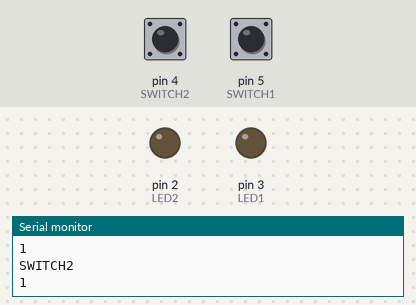
Simulated run of this sketch. Board: Arduino Uno, built with avr-gcc and run on an emulated ATmega328P. On the bench: output pins drawn as LEDs (lit = HIGH), the last lines printed to the serial monitor. Dashed ring = blinking. Inputs (shaded band) come from the test bench; at power-on: pin 5 (SWITCH1) HIGH, pin 4 (SWITCH2) HIGH.

Above: at 1.2 s.
1.3 s: pin 5 (SWITCH1) pulled LOW for 1 s
At 3.6 s:
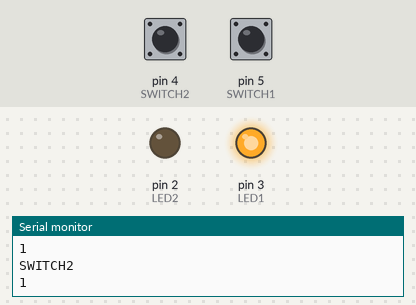
4.3 s: pin 5 (SWITCH1) pulled LOW for 0.15 s
At 4.41 s:
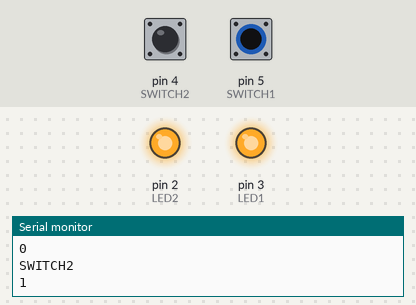
6.0 s: pin 5 (SWITCH1) pulled LOW for 3.2 s
At 6.47 s:
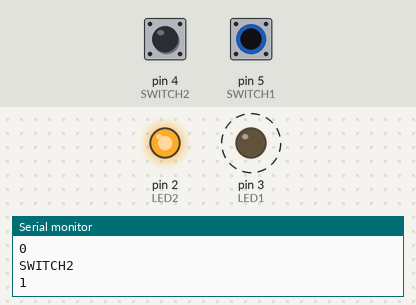
Timing chart, 0 to 10.7 s (numbered marks = the images above; inputs shaded):
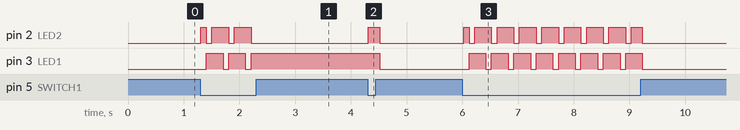

Measured:
- after the input at 1.3 s, pin 2 (LED2): LOW → HIGH at once, then repeats every 0.40 s: LOW 0.10 s, HIGH 0.30 s, until it stays LOW from 2.2 s; pin 3 (LED1): alternates HIGH for 0.30 s and LOW for 0.10 s, 5 changes in all, then stays HIGH, starting after 0.11 s
- after the input at 4.3 s, pin 2 (LED2): LOW → HIGH at once, → LOW 0.20 s later; pin 3 (LED1): HIGH → LOW after 0.22 s
- after the input at 6.0 s, pin 2 (LED2): goes HIGH 0.10 s, 7 × (LOW 0.10 s, HIGH 0.30 s), LOW 0.10 s, HIGH 0.20 s, then LOW, starting at once; pin 3 (LED1): alternates HIGH for 0.30 s and LOW for 0.10 s, 16 changes in all, then stays LOW, starting after 0.12 s

The sketch:

UpDownTwoBitCounterLED.ino
```cpp
// 2 bit counter using up down switches
int n=-1;
int SWITCH1 = 5;
int SWITCH2 = 4;

int LED1 = 3;
int LED2 = 2;
void setup() {
  // put your setup code here, to run once:
  pinMode(LED1,OUTPUT);
  pinMode(LED2,OUTPUT);
  pinMode(SWITCH1,INPUT_PULLUP);
  pinMode(SWITCH2,INPUT_PULLUP);
  Serial.begin(9600);

}

void loop() {
  // put your main code here, to run repeatedly:
  int S1Input = digitalRead(SWITCH1);
  int S2Input = digitalRead(SWITCH2);
  Serial.println( "SWITCH1" );
  Serial.println( S1Input );
  Serial.println( "SWITCH2" );
  Serial.println( S2Input );

  if( S1Input == 0 )n++;
  else if( S2Input == 0 )n--;

  switch( n )
      {
        case 0:
        digitalWrite(LED1,LOW);
        digitalWrite(LED2,LOW);
        break;
        case 1:
        digitalWrite(LED1,LOW);
        digitalWrite(LED2,HIGH);
        break;
        case 2:
        digitalWrite(LED1,HIGH);
        digitalWrite(LED2,LOW);
        break;
        case 3:
        digitalWrite(LED1,HIGH);
        digitalWrite(LED2,HIGH);
        break;
        default:
        n= 0;
        break;

      }
      delay(100);

}
```
